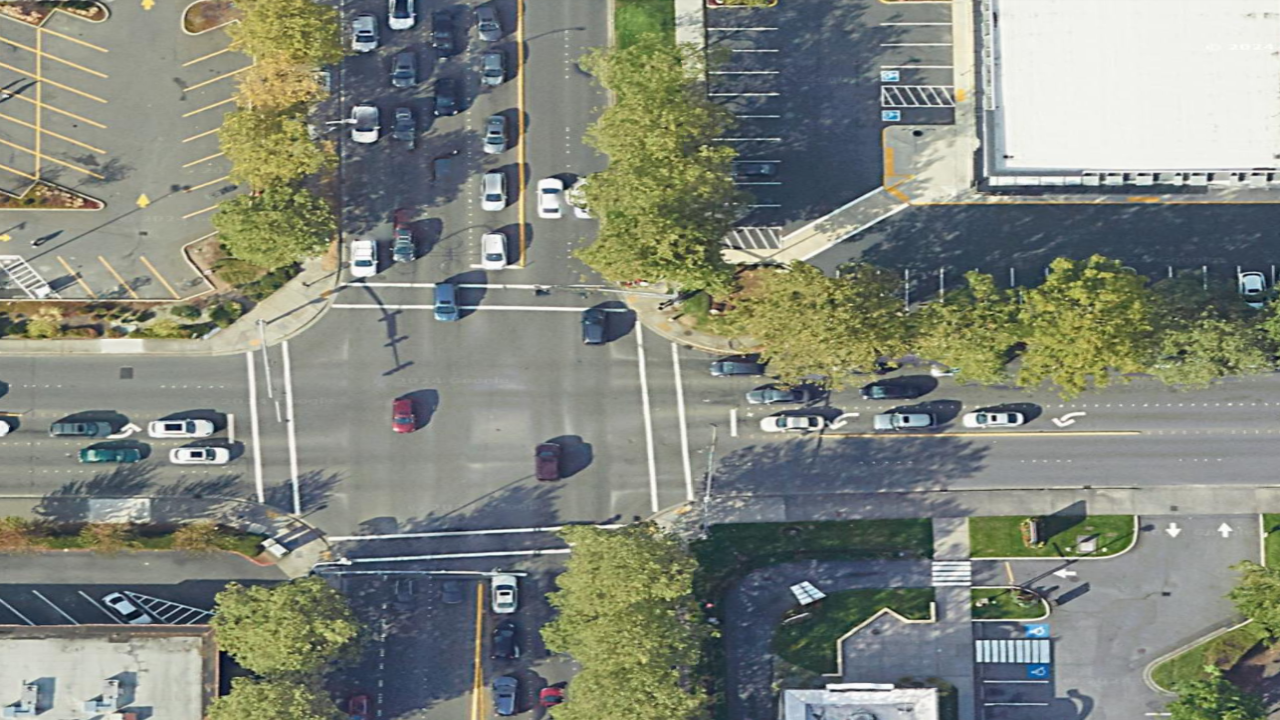
#> input picture src/MUST_analysis_tools/must_sensor_intersection_1_rescaled.png, 1280 x 720 px
$ python compute_homography_image_warp.py
#> lines starting #> are read from the running program, lines starting #| are printed output that depends on the picture
import random
import numpy as np
import cv2
import copy

zero_pos = [-122.143246, 47.627705]
lon_to_x = 111111.0 * np.cos(zero_pos[1] * np.pi / 180)
lat_to_y = 111111.0
x_to_lon = (1 / 111111.0) / np.cos(zero_pos[1] * np.pi / 180)
y_to_lat = (1 / 111111.0)
lower_left_longitude = -122.143605  # Lower-left corner longitude
lower_left_latitude = 47.627545  # Lower-left corner latitude
upper_right_longitude = -122.142310  # Upper-right corner longitude
upper_right_latitude = 47.628340  # Upper-right corner latitude

lower_left_x = (lower_left_longitude - zero_pos[0]) * lon_to_x
lower_left_y = (lower_left_latitude - zero_pos[1]) * lat_to_y
upper_right_x = (upper_right_longitude - zero_pos[0]) * lon_to_x
upper_right_y = (upper_right_latitude - zero_pos[1]) * lat_to_y
img_x_to_local_x = (upper_right_x - lower_left_x) / 1280.0
img_y_to_local_y = (upper_right_y - lower_left_y) / 720.0

M_img_to_meters = np.array([[img_x_to_local_x, 0, lower_left_x],
                   [0, -img_y_to_local_y, upper_right_y],
                   [0, 0, 1]])

x_test = (-122.1432382396437 - zero_pos[0]) * lon_to_x
y_test = (47.62800703622254 - zero_pos[1]) * lat_to_y
x_test2 = (-122.1432382396437 - lower_left_longitude) * lon_to_x + lower_left_x
y_test2 = (47.62800703622254 - lower_left_latitude) * lat_to_y + lower_left_y
x_test_img = (x_test - lower_left_x) / img_x_to_local_x
y_test_img = (y_test - lower_left_y) / img_y_to_local_y
x_test3 = 201 * img_x_to_local_x + lower_left_x
y_test3 = 346 * img_y_to_local_y + lower_left_y


# [155 lines left out: functions draw_points, display_pairs, measure_reproj_error, step_K_d, optimize_intrinsics, not called in this run]


def main():
    reference = cv2.imread('must_sensor_intersection_1_rescaled.png')
#> reference is the input picture: shape (720, 1280, 3); mean B, G, R 123.5, 134.5, 129.7
    gray_maps_image = cv2.cvtColor(reference, cv2.COLOR_BGR2GRAY)
    frame = cv2.imread('must_sensor_image.png')
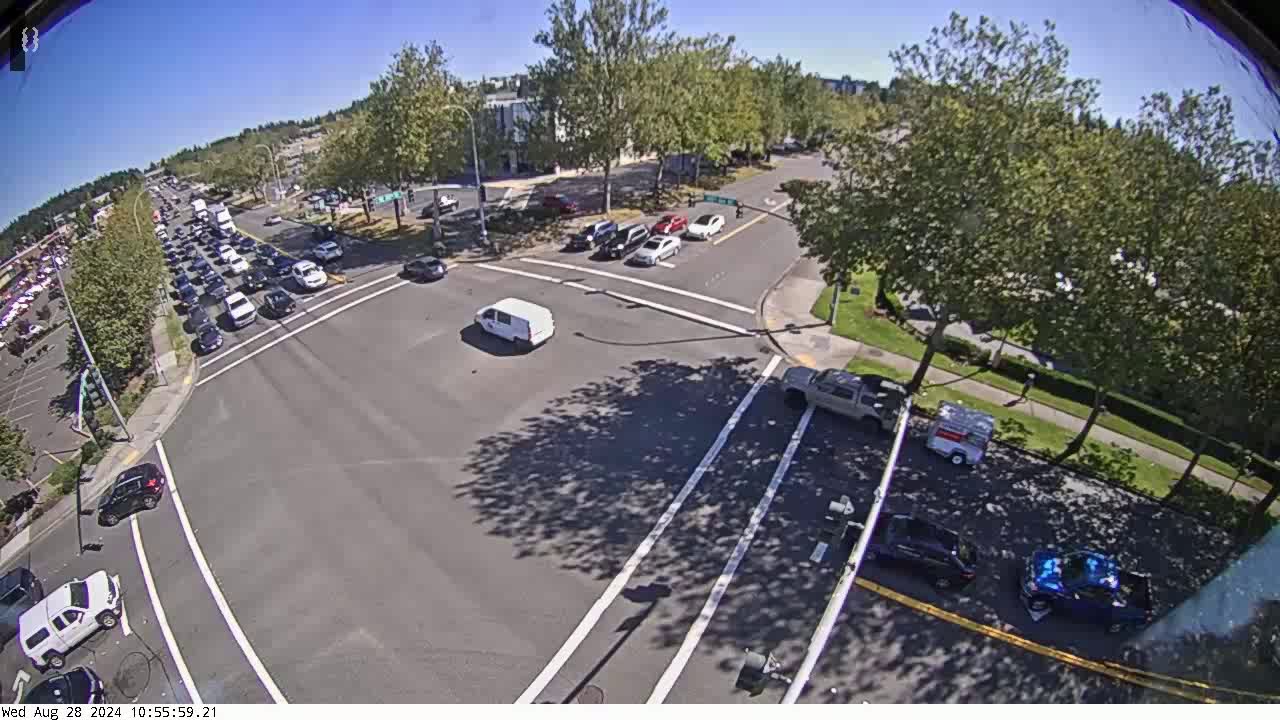
#> input picture src/MUST_analysis_tools/must_sensor_image.png, 1280 x 720 px
#> frame is the input picture: shape (720, 1280, 3); mean B, G, R 118.2, 112.1, 111.7
    gray_camera_image = cv2.cvtColor(frame, cv2.COLOR_BGR2GRAY)
    # Points from the MUST sensor view, must_sensor_image.png
    img_points = [[22, 673], [362, 630], [160, 441], [54, 360], [854, 584], [1106, 667], [784, 358], [832, 325],
                       [673, 268], [775, 206], [512, 188], [558, 175], [526, 257], [199, 371], [346, 286], [246, 236],
                       [132, 634], [184, 681], [707, 631], [119, 576], [130, 518], [716, 246], [797, 200], [462, 407],
                       [754, 315], [760, 340], [698, 344], [169, 317], [163, 272], [346, 207], [170, 386], [45, 451],
                       [286, 515], [229, 419], [102, 540], [45, 581], [66, 567], [92, 664], [137, 702], [36, 489],
                       [33, 416], [37, 403], [42, 390], [865, 706], [306, 303], [481, 285], [211, 572], [162, 610],
                       [325, 321], [310, 315], [609, 274], [584, 285], [757, 538], [682, 507], [923, 609], [1029, 646]]

    # Points from google maps, must_sensor_intersection_1_rescaled.png
    object_points = [[132, 425], [346, 497], [288, 342], [108, 52], [479, 585], [480, 670], [640, 530], [705, 538],
                       [732, 436], [1062, 428], [885, 188], [971, 191], [677, 346], [340, 288], [525, 270], [518, 4],
                       [235, 446], [256, 473], [433, 562], [234, 415], [249, 387], [818, 439], [1138, 436], [472, 446],
                       [688, 502], [653, 512], [613, 493], [325, 126], [343, 4], [706, 8], [310, 288], [145, 257],
                       [349, 444], [349, 361], [223, 389], [164, 389], [187, 389], [200, 446], [225, 469], [138, 300],
                       [105, 180], [105, 153], [106, 128], [432, 595], [472, 271], [613, 360], [296, 443], [259, 444],
                       [472, 310], [470, 289], [682, 411], [651, 410], [482, 558], [486, 538], [480, 612], [479, 642]]

    img_points = np.float32(img_points)
    object_points = np.float32(object_points)

    # Adding a third row of all zeros to represent existing on the flat image
    object_points_norm = np.float32(np.append(object_points, np.ones((len(object_points), 1)), 1))
    # Converting the image coordinates to local x/y coordinates in meters (the @ is numpy matrix multiplication)
    object_points_meters = np.float32((M_img_to_meters @ object_points_norm.T).T[:, 0:2])

    # [7 lines of commented-out code are left out]
    K = np.array([[8.94429165e+02, 0.00000000e+00, 6.45495370e+02],
                  [0.00000000e+00, 1.12363936e+03, 4.20210159e+02],
                  [0.00000000e+00, 0.00000000e+00, 1.00000000e+00]])
    d = np.array([-0.51498051, 0.10524621, -0.00603029, -0.02139855, 0.00616998])

    newcameramatrix, roi = cv2.getOptimalNewCameraMatrix(K, d, (1280, 720), 1, (1280, 720))
    print(f'newmcaeramatrix: {newcameramatrix}')
    print(K)
    print(d)
    # Undistort the camera image
    und = cv2.undistort(gray_camera_image, K, d, None, newcameramatrix)
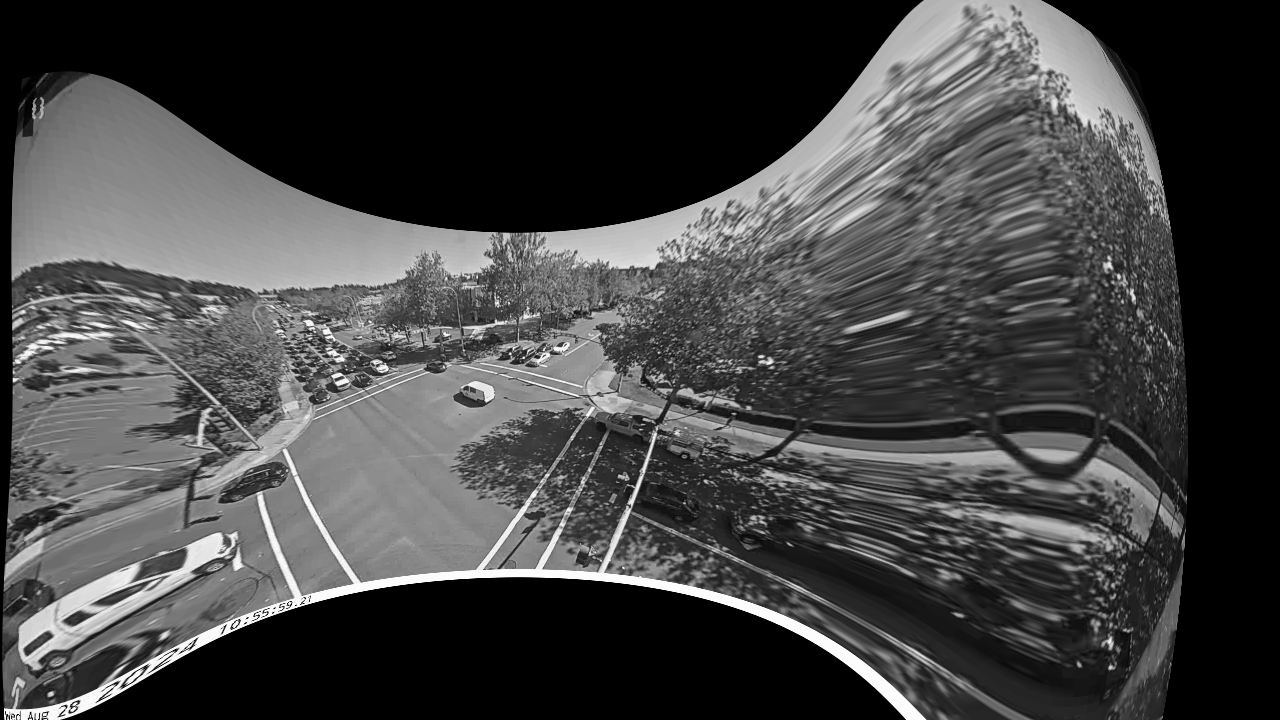
#> und: shape (720, 1280); min 0, max 255, mean 67.7

    # Undistort the points
    distorted_points = img_points.reshape(-1, 1, 2)
    undistorted_points = cv2.undistortPoints(distorted_points, K, d, P=newcameramatrix)

    # Find homography
    H_und_nometers, status = cv2.findHomography(undistorted_points, object_points, method=cv2.RANSAC)
    print(f'homography matrix image coords: {H_und_nometers}')

    # Warp perspective of the camera image
    result = cv2.warpPerspective(und, H_und_nometers, (1280, 720))
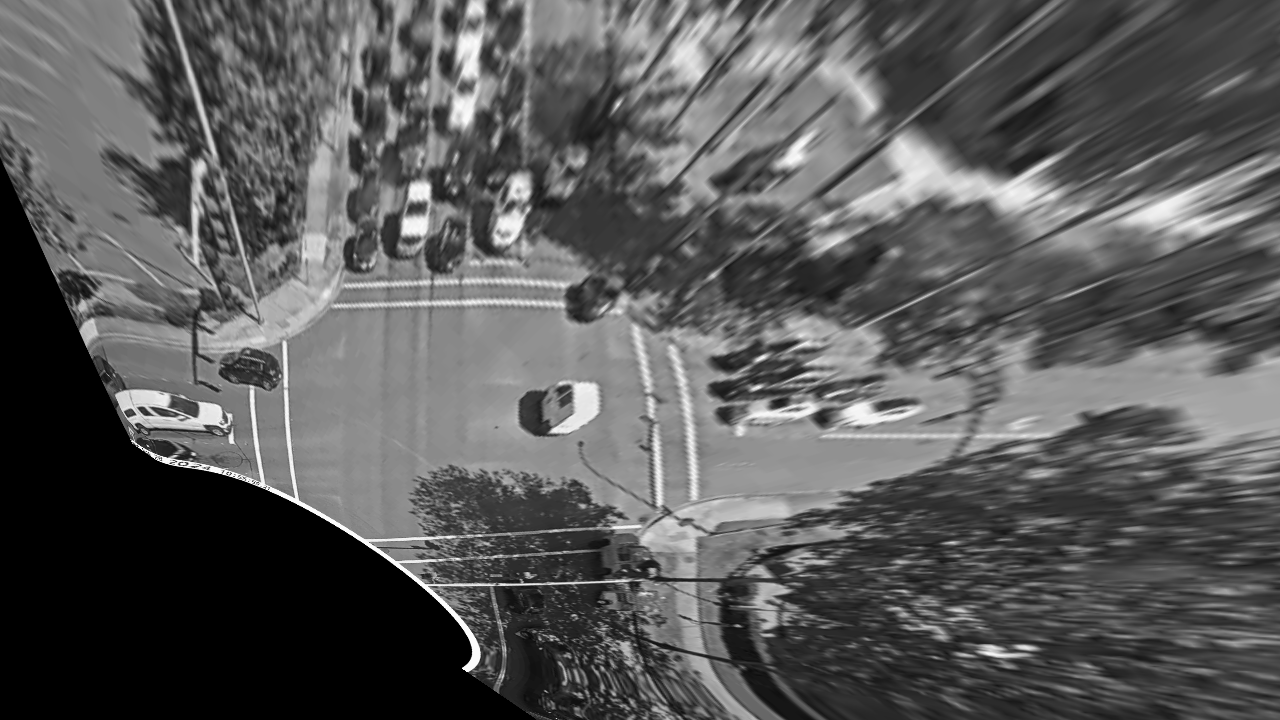
#> result: shape (720, 1280); min 0, max 255, mean 89.3

    H_und_final = M_img_to_meters @ H_und_nometers
    print(f'homography matrix meters: {H_und_final}')
    # Reproject the object points
    reprojected_points = cv2.perspectiveTransform(undistorted_points, H_und_nometers)
    reprojected_points = reprojected_points.reshape(-1, 2)

    # Compute reprojection error
    error = np.linalg.norm(object_points - reprojected_points, axis=1)
    mean_error = np.mean(error)
    print(f'reprojection error: {mean_error}')

    # Display results
    cv2.imshow('frame_warped', result)
    added_image = cv2.addWeighted(gray_maps_image, 0.4, result, 0.5, 0)
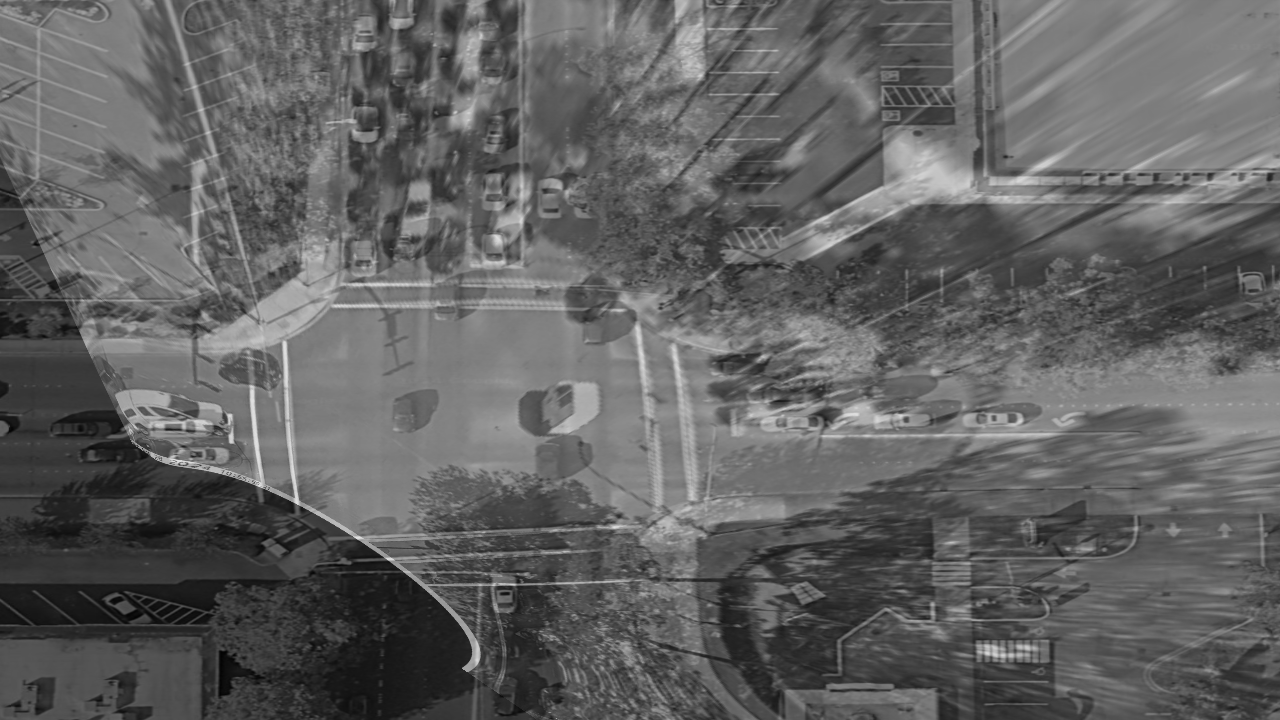
#> added_image: shape (720, 1280); min 2, max 226, mean 97.4
    cv2.imshow('overlay', added_image)
    cv2.waitKey(0)
    cv2.destroyAllWindows()


if __name__ == "__main__":
    main()
